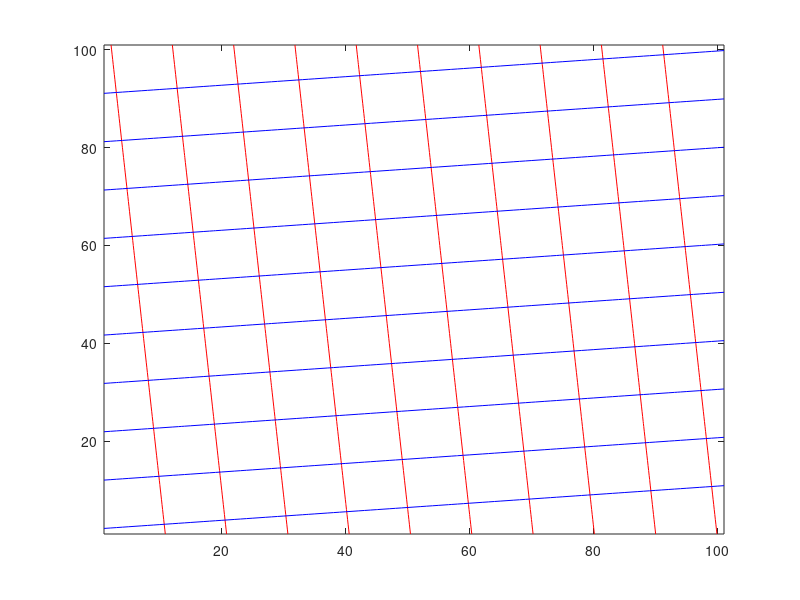

Here is the MATLAB script that generated this plot:
clear all; close all;
x=0:0.1:10;
y=0:0.1:10;
[X,Y] = meshgrid(x,y);
U=1.0;
alpha_deg=5;
alpha=alpha_deg/180.0*pi;
Phi = U*(X.*cos(alpha)+Y.*sin(alpha));
Psi = U*(Y.*cos(alpha)-X.*sin(alpha));
contour(Phi,'LineColor','red');
hold on;
contour(Psi,'LineColor','blue');